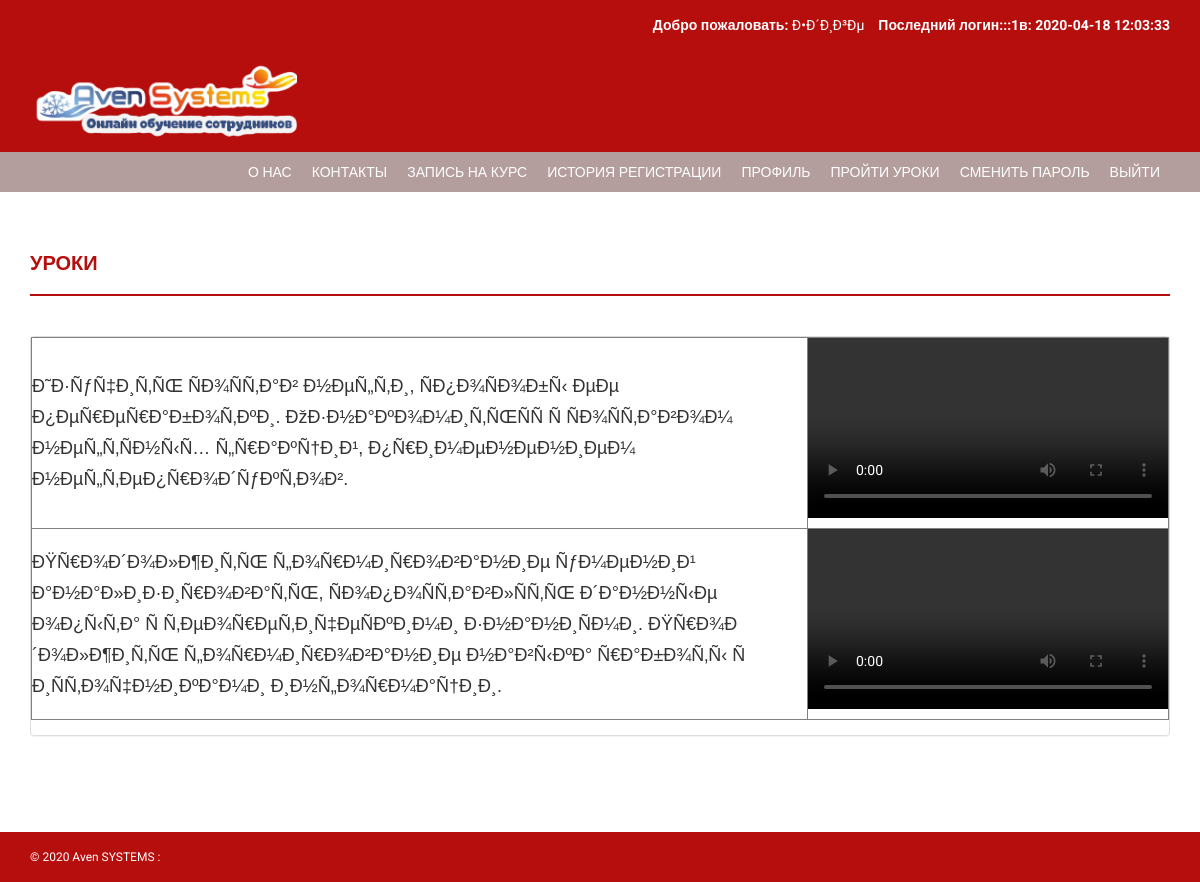
The page /onlinecourse/course.php (signed in) on the database its author committed.
### tables this page shows
CREATE TABLE `video` (
  `id` int(11) NOT NULL,
  `PostTitle` mediumtext NOT NULL,
  `PostUrl` mediumtext NOT NULL,
  `PostFile` varchar(255) NOT NULL
);

### onlinecourse/course.php (the view, shortened to what this page needs)
<?php
include('includes/config.php');
if(strlen($_SESSION['login'])==0)
    {
header('location:index.php');
}
else{
?>
<!DOCTYPE html>
<html xmlns="http://www.w3.org/1999/xhtml">
<head>
    <link href="assets/css/bootstrap.css" rel="stylesheet" />
    <link href="assets/css/font-awesome.css" rel="stylesheet" />
    <link href="assets/css/style.css" rel="stylesheet" />
</head>
<body>
<?php include('includes/header.php');?>
<?php if($_SESSION['login']!="")
{
 include('includes/menubar.php');
}
 ?>
    <div class="content-wrapper">
        <div class="container">
              <div class="row">
                    <div class="col-md-12">
                        <h1 class="page-head-line">Уроки </h1>
                    </div>
                </div>
                <div class="row" >
                <div class="col-md-12">
                    <div class="panel panel-default">
					 <div class="form-group">
					<?php
$result= mysql_query( "select video.id as pid,video.PostTitle as posttitle,video.PostFile as postfile,video.PostUrl as url from video " )
or die("SELECT Error: ".mysql_error());
print "<table border=1>\n";
while ($row = mysql_fetch_array($result)){
$videos_field= $row['postfile'];
$video_show= "admin/postimages/$videos_field";
$descriptionvalue=$row['posttitle'];
print "<tr>\n";
print "\t<td>\n";
echo "<font face=arial size=4/>$descriptionvalue</font>";
print "</td>\n";
print "\t<td>\n";
echo "<div align=center><video width='360' controls><source src='$video_show' >Your browser does
not support the video tag.</video></div>";
print "</td>\n";
print "</tr>\n";
}
print "</table>\n";
?>
                    </div>
                </div>
  </div>
 </div>
        </div>
    </div>
  <?php include('includes/footer.php');?>
</body>
</html>
<?php } ?>

### onlinecourse/includes/header.php (shortened to what this page needs)
<?php
include("includes/config.php");
?>
<?php if($_SESSION['login']!="")
{?>
<header>
        <div class="container">
            <div class="row">
                <div class="col-md-12">
                    <strong>Добро пожаловать: </strong><?php echo htmlentities($_SESSION['sname']);?>
                    <strong>Последний логин:<?php
        $ret=mysqli_query($con,"SELECT  * from userlog where studentRegno='".$_SESSION['login']."' order by id desc limit 1,1");
                    $row=mysqli_fetch_array($ret);
                    echo $row['userip']; ?>в: <?php echo $row['loginTime'];?></strong>
                </div>
            </div>
        </div>
    </header>
    <?php } ?>
    <div class="navbar navbar-inverse set-radius-zero">
        <div class="container">
            <div class="navbar-header">
			<img src="assets/img/logo.png" height="100">
            </div>
            </div>
        </div>

### onlinecourse/assets/css/style.css (style rules this page uses)
body { font-family: 'Roboto', sans-serif; line-height: 30px; }
.set-radius-zero { border-radius: 0px; -moz-border-radius: 0px; -webkit-border-radius: 0px; }
.content-wrapper { margin-top: 40px; min-height: 600px; padding-bottom: 60px; }
.page-head-line { font-weight: 900; padding-bottom: 20px; border-bottom: 2px solid #b60d0d; text-transform: uppercase; color: #b60d0d; font-size: 20px; margin-bottom: 40px; }
header { background-color: #b60d0d; color: #fff; padding: 10px; text-align: right; }
.navbar-inverse { background-color: #b60d0d; border-color: transparent; }
.navbar { margin-bottom: 0px; }

### rows shown on the page
video: PostTitle "Ð˜Ð·ÑƒÑ‡Ð¸Ñ‚ÑŒ ÑÐ¾ÑÑ‚Ð°Ð² Ð½ÐµÑ„Ñ‚Ð¸, ÑÐ¿Ð¾ÑÐ¾Ð±Ñ‹ ÐµÐµ Ð¿ÐµÑ€ÐµÑ€Ð°Ð±Ð¾Ñ‚ÐºÐ¸. ÐžÐ·Ð½Ð°ÐºÐ¾Ð¼Ð¸Ñ‚ÑŒÑÑ Ñ ÑÐ¾ÑÑ‚Ð°Ð²Ð¾Ð¼ Ð½ÐµÑ„Ñ‚ÑÐ½Ñ‹Ñ… Ñ„Ñ€Ð°ÐºÑ†Ð¸Ð¹, Ð¿Ñ€Ð¸Ð¼ÐµÐ½ÐµÐ½Ð¸ÐµÐ¼ Ð½ÐµÑ„Ñ‚ÐµÐ¿Ñ€Ð¾Ð´ÑƒÐºÑ‚Ð¾Ð²."
video: PostTitle "ÐŸÑ€Ð¾Ð´Ð¾Ð»Ð¶Ð¸Ñ‚ÑŒ Ñ„Ð¾Ñ€Ð¼Ð¸Ñ€Ð¾Ð²Ð°Ð½Ð¸Ðµ ÑƒÐ¼ÐµÐ½Ð¸Ð¹ Ð°Ð½Ð°Ð»Ð¸Ð·Ð¸Ñ€Ð¾Ð²Ð°Ñ‚ÑŒ, ÑÐ¾Ð¿Ð¾ÑÑ‚Ð°Ð²Ð»ÑÑ‚ÑŒ Ð´Ð°Ð½Ð½Ñ‹Ðµ Ð¾Ð¿Ñ‹Ñ‚Ð° Ñ Ñ‚ÐµÐ¾Ñ€ÐµÑ‚Ð¸Ñ‡ÐµÑÐºÐ¸Ð¼Ð¸ Ð·Ð½Ð°Ð½Ð¸ÑÐ¼Ð¸. ÐŸÑ€Ð¾Ð´Ð¾Ð»Ð¶Ð¸Ñ‚ÑŒ Ñ„Ð¾Ñ€Ð¼Ð¸Ñ€Ð¾Ð²Ð°Ð½Ð¸Ðµ Ð½Ð°Ð²Ñ‹ÐºÐ° Ñ€Ð°Ð±Ð¾Ñ‚Ñ‹ Ñ Ð¸ÑÑ‚Ð¾Ñ‡Ð½Ð¸ÐºÐ°Ð¼Ð¸ Ð¸Ð½Ñ„Ð¾Ñ€Ð¼Ð°Ñ†Ð¸Ð¸."

### other values the page prints
$_SESSION['sname'] "Ð•Ð´Ð¸Ð³Ðµ"
$row['userip'] "::1"
$row['loginTime'] "2020-04-18 12:03:33"
